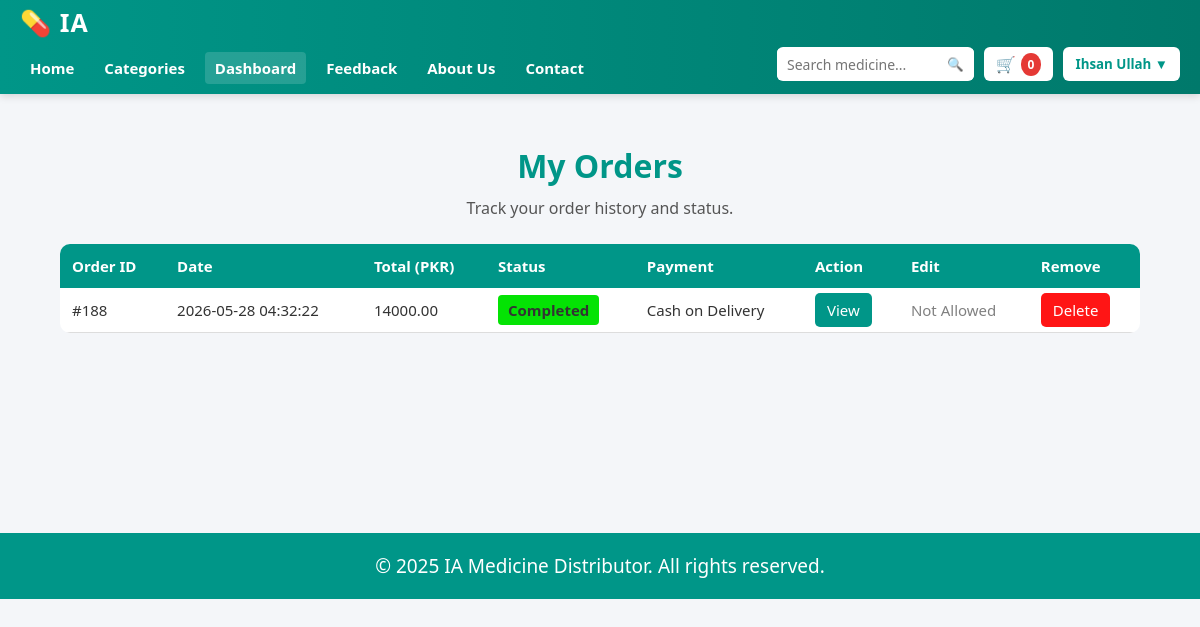
Page /dashboard.php (signed in) on the committed database.
### tables this page shows
CREATE TABLE `orders` (
  `order_id` int(11) NOT NULL,
  `customer_name` varchar(100) DEFAULT NULL,
  `total_amount` decimal(10,2) DEFAULT NULL,
  `status` enum('Pending','Completed','Cancelled') DEFAULT 'Pending',
  `order_date` timestamp NOT NULL DEFAULT current_timestamp(),
  `payment_type` varchar(20) DEFAULT NULL,
  `address` varchar(250) DEFAULT NULL,
  `zip` varchar(10) DEFAULT NULL,
  `user_deleted` tinyint(1) DEFAULT 0,
  `user_id` int(11) DEFAULT NULL,
  `email` varchar(100) DEFAULT NULL,
  `phone` varchar(100) DEFAULT NULL
);

### dashboard.php (the view, shortened to what this page needs)
<?php
include("connection.php");
$user_id = $_SESSION['user_id'];
$orders = mysqli_query($conn,"
  SELECT * FROM orders
  WHERE user_id = '$user_id'
  AND user_deleted = 0
  ORDER BY order_id DESC
");
?>
<!DOCTYPE html>
<html lang="en">
<head>
<link rel="stylesheet" href="dashboard.css" />
</head>
<body>
<?php include("menu.php"); ?>
<section class="dashboard-container">
  <h1>My Orders</h1>
  <p>Track your order history and status.</p>
  <table class="order-table">
    <thead>
      <tr>
        <th>Order ID</th>
        <th>Date</th>
        <th>Total (PKR)</th>
        <th>Status</th>
        <th>Payment</th>
        <th>Action</th>
        <th>Edit</th>
        <th>Remove</th>
      </tr>
    </thead>
<tbody>
<?php
if(mysqli_num_rows($orders) > 0){
while($row = mysqli_fetch_assoc($orders)){ ?>
<tr>
<td>#<?= $row['order_id'] ?></td>
<td><?= $row['order_date'] ?></td>
<td><?= $row['total_amount'] ?></td>
<td>
<span class="status <?= strtolower($row['status']); ?>">
<?= $row['status'] ?>
</span>
</td>
<td><?= $row['payment_type'] ?></td>
<td>
<a class="view-btn" href="dashboard_details.php?id=<?= $row['order_id'] ?>">
View
</a>
</td>
<td>
<?php if($row['status'] == "Pending"){ ?>
<a class="edit-btn"
href="dashboard_record_edit.php?id=<?= $row['order_id'] ?>">
Edit
</a>
<?php } else { ?>
<span style="color:gray;">Not Allowed</span>
<?php } ?>
</td>
<td>
<?php if($row['status'] == "Pending"){ ?>
<a class="delete-btn"
href="dashboard_record_delete.php?id=<?= $row['order_id'] ?>"
onclick="return confirm('Cancel order?')">
Delete
</a>
<?php } else { ?>
<a class="delete-btn"
href="dashboard_deleterecord_userside.php?id=<?= $row['order_id'] ?>"
onclick="return confirm('Delete order record?')">
Delete
</a>
<?php } ?>
</td>
</tr>
<?php } } ?>
</tbody>
</table>
</section>
<footer>
<p>© 2025 IA Medicine Distributor. All rights reserved.</p>
</footer>
</body>
</html>

### dashboard.css (style rules this page uses)
* { margin: 0; padding: 0; box-sizing: border-box; font-family: 'Poppins', sans-serif; text-decoration: none; }
body { background: #f4f6f9; color: #333; }
.dashboard-container { width: 90%; margin: 50px auto; text-align: center; }
.dashboard-container h1 { font-size: 32px; color: #009688; margin-bottom: 10px; }
.dashboard-container p { color: #555; margin-bottom: 25px; }
.status { font-weight: bold; padding: 5px 10px; border-radius: 4px; }
.status.completed, .status.delivered { background:rgb(4, 227, 4); }
.view-btn { background: #009688; color: white; padding: 7px 12px; border: none; border-radius: 5px; cursor: pointer; }
.delete-btn { background: rgba(255, 0, 0, 0.918); color: white; padding: 7px 12px; border: none; border-radius: 5px; cursor: pointer; }
footer { background-color: #009688; text-align: center; padding: 20px; color: white; margin-top: 150px; position: fixed; bottom: o; left: 0; width: 100%; font-size: 19px; }
.order-table { width: 100%; border-collapse: collapse; margin-top: 25px; background: #fff; border-radius: 10px; overflow: hidden; }
.order-table th { background: #009688; color: white; padding: 12px; text-align: left; font-size: 15px; }
.order-table td { padding: 12px; border-bottom: 1px solid #ddd; font-size: 15px; text-align: left; text-decoration: none; }

### menu.php (style rules this page uses)
* { margin: 0; padding: 0; box-sizing: border-box; font-family: 'Segoe UI', Arial, sans-serif; }

### rows in the picture
orders: order_id "188", order_date "2026-05-28 04:32:22", total_amount "14000.00", status "Completed", payment_type "Cash on Delivery", shows "Not Allowed"

### other values in the picture
$_SESSION['user_name'] "Ihsan Ullah"
